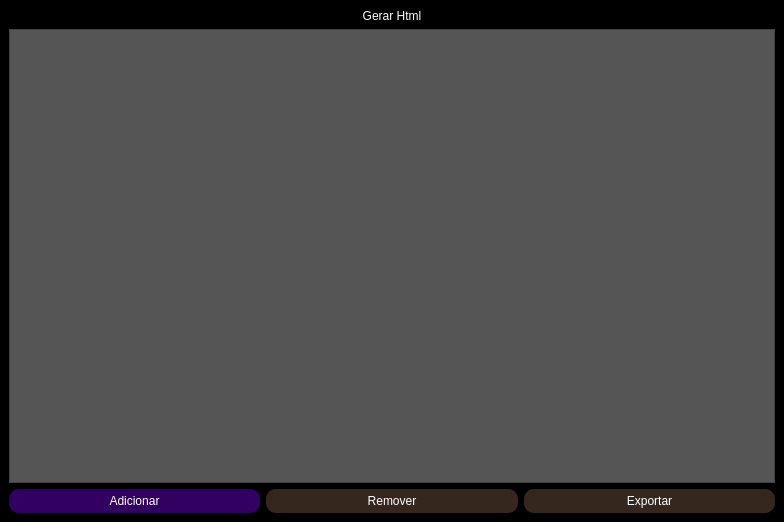
<?xml version="1.0" encoding="UTF-8"?>
<ui version="4.0">
 <class>MainWindow</class>
 <widget class="QMainWindow" name="MainWindow">
  <property name="geometry">
   <rect>
    <x>0</x>
    <y>0</y>
    <width>784</width>
    <height>522</height>
   </rect>
  </property>
  <property name="minimumSize">
   <size>
    <width>784</width>
    <height>522</height>
   </size>
  </property>
  <property name="windowTitle">
   <string>Gerar Html - Seven Software</string>
  </property>
  <property name="styleSheet">
   <string notr="true">QPushButton {
    background-color: #310061;
    border-radius: 10px;
    padding: 5px 10px;
}

QPushButton:hover {
    background-color: #f00;
}

QPushButton:disabled  {
	background-color: #36271e;
}

QPushButton:pressed {
    background-color: #ff8456;
}

#tablet{
    background-color: #555555;
}

*{
	font: 18pt &quot;DejaVu Sans&quot;;
	background: black;
	color: #fff;
}</string>
  </property>
  <widget class="QWidget" name="centralwidget">
   <property name="minimumSize">
    <size>
     <width>784</width>
     <height>522</height>
    </size>
   </property>
   <layout class="QVBoxLayout" name="verticalLayout_2">
    <item>
     <layout class="QHBoxLayout" name="horizontalLayout_3">
      <item>
       <widget class="QLabel" name="label">
        <property name="text">
         <string>Gerar Html</string>
        </property>
        <property name="alignment">
         <set>Qt::AlignCenter</set>
        </property>
       </widget>
      </item>
     </layout>
    </item>
    <item>
     <layout class="QVBoxLayout" name="verticalLayout">
      <item>
       <layout class="QHBoxLayout" name="horizontalLayout_2">
        <item>
         <widget class="QTableWidget" name="tablet"/>
        </item>
       </layout>
      </item>
     </layout>
    </item>
    <item>
     <layout class="QHBoxLayout" name="horizontalLayout">
      <item>
       <widget class="QPushButton" name="add_question">
        <property name="text">
         <string>Adicionar</string>
        </property>
       </widget>
      </item>
      <item>
       <widget class="QPushButton" name="remove_question">
        <property name="enabled">
         <bool>false</bool>
        </property>
        <property name="text">
         <string>Remover</string>
        </property>
       </widget>
      </item>
      <item>
       <widget class="QPushButton" name="export_html">
        <property name="enabled">
         <bool>false</bool>
        </property>
        <property name="text">
         <string>Exportar</string>
        </property>
       </widget>
      </item>
     </layout>
    </item>
   </layout>
  </widget>
 </widget>
 <tabstops>
  <tabstop>add_question</tabstop>
  <tabstop>export_html</tabstop>
  <tabstop>remove_question</tabstop>
  <tabstop>tablet</tabstop>
 </tabstops>
 <resources>
  <include location="css.qrc"/>
 </resources>
 <connections/>
</ui>
